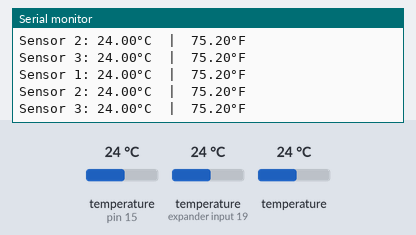
Bench run of a sketch on a simulated Arduino Uno, built with avr-gcc and run on an emulated ATmega328P. Shown: the last lines printed to the serial monitor. The inputs (shaded band) are chosen by the test bench; at power-on: temperature (sensors on pin 15, expander input 19) 24 °C, temperature 24 °C.

Above: at 3.3 s.
3.4 s: temperature (sensor on pin 15) set to 12 °C
At 5.5 s:
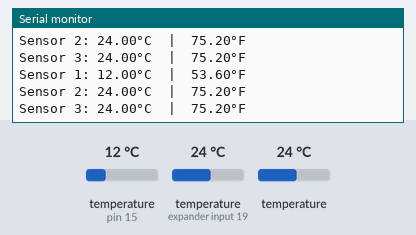
5.9 s: temperature (sensor on expander input 19) set to 12 °C
At 6.6 s:
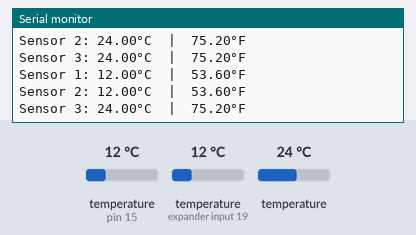
8.4 s: temperature (sensor 215) set to 12 °C
At 10.6 s:
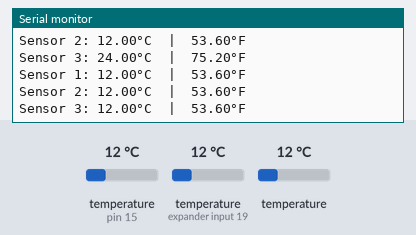
10.9 s: temperature (sensor on pin 15) set to 19 °C
At 12.2 s:
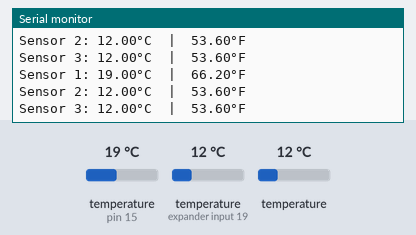
13.4 s: temperature (sensor on expander input 19) set to 19 °C
At 15.5 s:
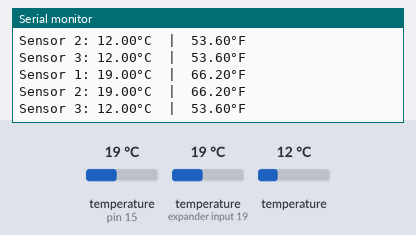
15.9 s: temperature (sensor 215) set to 19 °C
At 17.8 s:
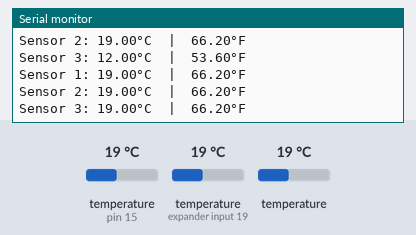
Timing chart, 0 to 19.3 s (numbered marks = the images above; inputs shaded):
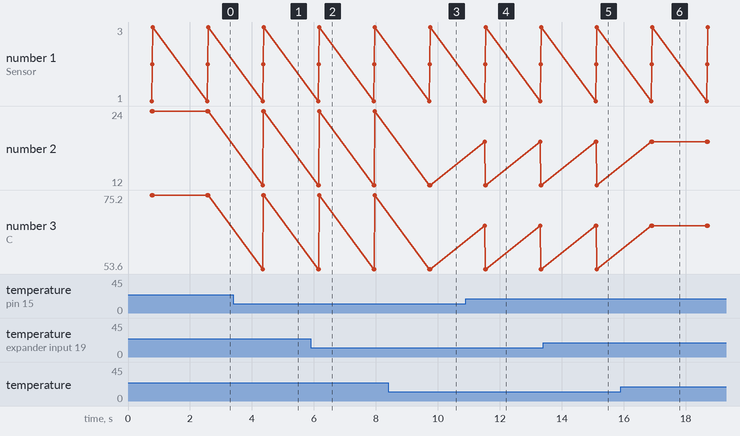

Measured:
- after the input at 3.4 s, the serial monitor: prints a new line after 0.95 s (image 1)
- after the input at 5.9 s, the serial monitor: prints a new line after 0.26 s (image 2)
- after the input at 8.4 s, the serial monitor: prints a new line after 1.4 s (image 3)
- after the input at 10.9 s, the serial monitor: prints a new line after 0.62 s (image 4)
- after the input at 13.4 s, the serial monitor: prints a new line after 1.7 s (image 5)
- after the input at 15.9 s, the serial monitor: prints a new line after 1.0 s (image 6)

The sketch:

multiple_temp.ino
```cpp
#include <OneWire.h>
#include <DallasTemperature.h>

// Data wire is plugged into port 2 on the Arduino
#define ONE_WIRE_BUS 15

// Setup a oneWire instance to communicate with any OneWire devices
OneWire oneWire(ONE_WIRE_BUS);

// Pass our oneWire reference to Dallas Temperature.
DallasTemperature sensors(&oneWire);

// Addresses of 3 DS18B20s
uint8_t sensor1[8] = { 0x28, 0x9C, 0xB4, 0x77, 0x91, 0x11, 0x2, 0xBB };
uint8_t sensor2[8] = { 0x28, 0xF1, 0x4E, 0x77, 0x91, 0xB, 0x2, 0x22 };
uint8_t sensor3[8] = { 0x28, 0x9D, 0xDE, 0x77, 0x91, 0xE, 0x2, 0xD4 };

void setup(void)
{
  Serial.begin(115200);
  sensors.begin();
}

void loop(void)
{
  sensors.requestTemperatures();

  Serial.print("Sensor 1: ");
  printTemperature(sensor1);

  Serial.print("Sensor 2: ");
  printTemperature(sensor2);

  Serial.print("Sensor 3: ");
  printTemperature(sensor3);

  Serial.println();
  delay(1000);
}

void printTemperature(DeviceAddress deviceAddress)
{
  float tempC = sensors.getTempC(deviceAddress);
  Serial.print(tempC);
  Serial.print("°C  |  ");
  Serial.print(DallasTemperature::toFahrenheit(tempC));
  Serial.println("°F");
}
```
